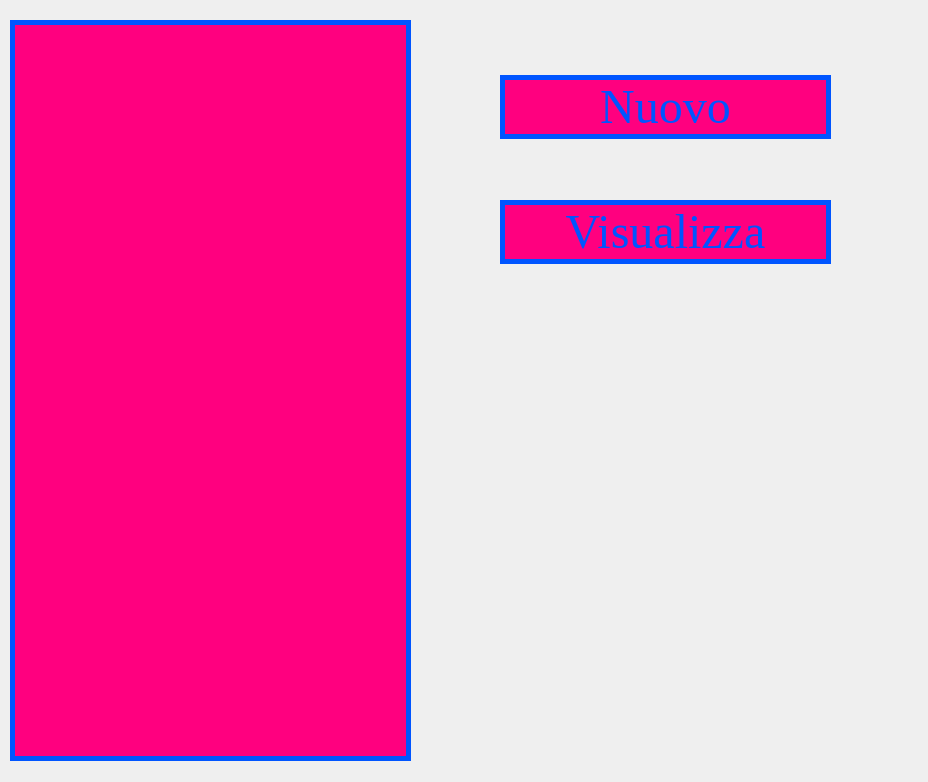
<?xml version="1.0" encoding="UTF-8"?>
<ui version="4.0">
 <class>Form</class>
 <widget class="QWidget" name="Form">
  <property name="geometry">
   <rect>
    <x>0</x>
    <y>0</y>
    <width>928</width>
    <height>782</height>
   </rect>
  </property>
  <property name="windowTitle">
   <string>Lista Dipendenti</string>
  </property>
  <property name="styleSheet">
   <string notr="true">QLineEdit{
border: 5px solid rgb(0, 85, 255);
background-color: rgb(255, 0, 127);
padding-left: 30px;
padding-right: 30px;
color: rgb(0, 85, 255);
}

QLineEdit:hover
{
border: 5px solid rgb(255, 0, 255);
background-color: rgb(255, 85, 0);
padding-left: 30px;
padding-right: 30px;
}

QLineEdit: focus
{
border: 2px solid rgb(255, 239, 14);
}

QPushButton
{
border: 5px solid rgb(0, 85, 255);
background-color: rgb(255, 0, 127);
padding-left: 30px;
padding-right: 30px;
color: rgb(0, 85, 255);
}

QPushButton: hover
{
border: 5px solid rgb(255, 0, 255);
background-color: rgb(255, 85, 0);
padding-left: 30px;
padding-right: 30px;
}

QLineEdit: pressed
{
border: 5px solid rgb(255, 239, 14);
background-color: rgb(255, 170, 0)
padding-left: 30px;
padding-right: 30px;
}
</string>
  </property>
  <widget class="QLabel" name="label">
   <property name="geometry">
    <rect>
     <x>0</x>
     <y>0</y>
     <width>1431</width>
     <height>781</height>
    </rect>
   </property>
   <property name="text">
    <string/>
   </property>
   <property name="pixmap">
    <pixmap resource="clientiqrc.qrc">:/clientprefix/sfondo.jpg</pixmap>
   </property>
   <property name="scaledContents">
    <bool>true</bool>
   </property>
  </widget>
  <widget class="QWidget" name="gridLayoutWidget">
   <property name="geometry">
    <rect>
     <x>500</x>
     <y>20</y>
     <width>331</width>
     <height>301</height>
    </rect>
   </property>
   <layout class="QGridLayout" name="gridLayout">
    <item row="0" column="0">
     <widget class="QPushButton" name="pushButton">
      <property name="font">
       <font>
        <family>Times New Roman</family>
        <pointsize>36</pointsize>
       </font>
      </property>
      <property name="styleSheet">
       <string notr="true">QPushButton
{
border: 5px solid rgb(0, 85, 255);
background-color: rgb(255, 0, 127);
padding-left: 30px;
padding-right: 30px;
color: rgb(0, 85, 255);
}

QPushButton:hover
{
border: 5px solid rgb(255, 0, 255);
background-color: rgb(255, 85, 0);
padding-left: 30px;
padding-right: 30px;
}

QLineEdit: pressed
{
border: 5px solid rgb(255, 239, 14);
background-color: rgb(255, 170, 0)
padding-left: 30px;
padding-right: 30px;
}
</string>
      </property>
      <property name="text">
       <string>Nuovo</string>
      </property>
     </widget>
    </item>
    <item row="1" column="0">
     <widget class="QPushButton" name="pushButton_2">
      <property name="font">
       <font>
        <family>Times New Roman</family>
        <pointsize>36</pointsize>
       </font>
      </property>
      <property name="styleSheet">
       <string notr="true">QPushButton
{
border: 5px solid rgb(0, 85, 255);
background-color: rgb(255, 0, 127);
padding-left: 30px;
padding-right: 30px;
color: rgb(0, 85, 255);
}

QPushButton:hover
{
border: 5px solid rgb(255, 0, 255);
background-color: rgb(255, 85, 0);
padding-left: 30px;
padding-right: 30px;
}

QLineEdit: pressed
{
border: 5px solid rgb(255, 239, 14);
background-color: rgb(255, 170, 0)
padding-left: 30px;
padding-right: 30px;
}
</string>
      </property>
      <property name="text">
       <string>Visualizza</string>
      </property>
     </widget>
    </item>
   </layout>
  </widget>
  <widget class="QListView" name="listView">
   <property name="geometry">
    <rect>
     <x>10</x>
     <y>20</y>
     <width>401</width>
     <height>741</height>
    </rect>
   </property>
   <property name="styleSheet">
    <string notr="true">QListView
{
border: 5px solid rgb(0, 85, 255);
background-color: rgb(255, 0, 127);
padding-left: 30px;
padding-right: 30px;
color: rgb(0, 85, 255);
}

QListView:hover
{
border: 5px solid rgb(255, 0, 255);
background-color: rgb(255, 85, 0);
padding-left: 30px;
padding-right: 30px;
}

QListView:pressed
{
border: 5px solid rgb(255, 239, 14);
background-color: rgb(255, 170, 0)
padding-left: 30px;
padding-right: 30px;
}
</string>
   </property>
  </widget>
 </widget>
 <resources>
  <include location="clientiqrc.qrc"/>
 </resources>
 <connections/>
</ui>
